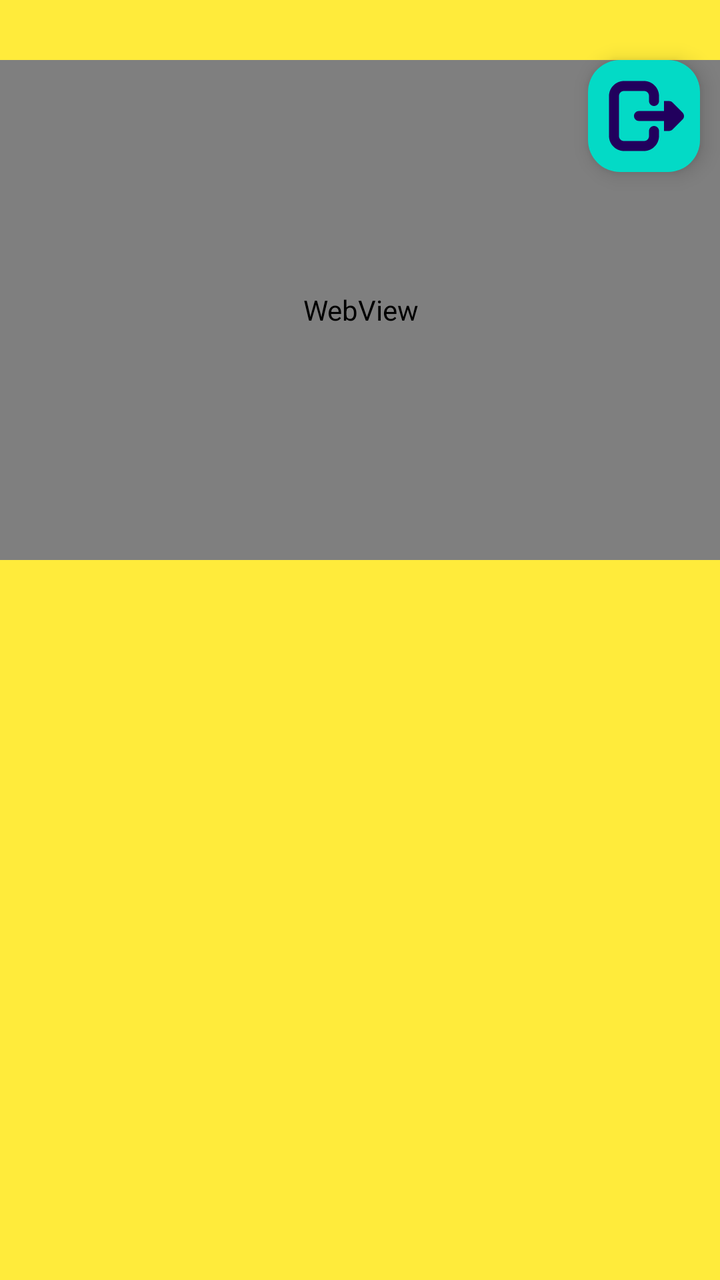
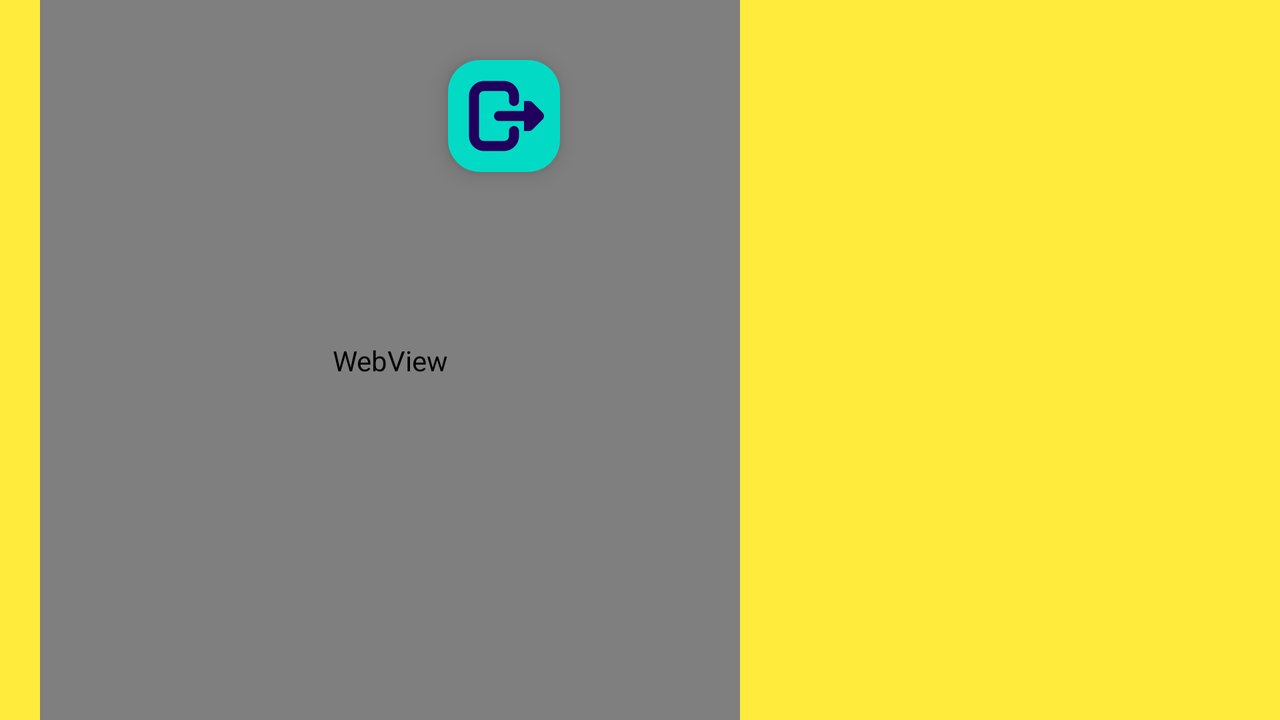

An Android layout and its configuration variant, each rendered on a device that would load it. The default file and the variant file are quoted in full after the pictures.
<!-- AndroidManifest.xml: application theme Theme.WebScannerApplication -->
<!-- res/layout/show_js_list.xml -->
<?xml version="1.0" encoding="utf-8"?>
<androidx.constraintlayout.widget.ConstraintLayout xmlns:android="http://schemas.android.com/apk/res/android"
    xmlns:app="http://schemas.android.com/apk/res-auto"
    xmlns:tools="http://schemas.android.com/tools"
    android:background="#FFEB3B"
    android:layout_width="match_parent"
    android:layout_height="match_parent">

    <com.google.android.material.floatingactionbutton.FloatingActionButton
        android:id="@+id/jsBack"
        android:layout_width="wrap_content"
        android:layout_height="wrap_content"
        android:layout_marginTop="30dp"
        android:layout_marginEnd="10dp"
        android:clickable="true"
        android:src="@drawable/exit"
        app:backgroundTint="@color/design_default_color_secondary"
        app:layout_constraintEnd_toEndOf="parent"
        app:layout_constraintTop_toTopOf="parent"
        app:maxImageSize="40dp"
        tools:srcCompat="@drawable/exit" />

    <androidx.recyclerview.widget.RecyclerView
        android:id="@+id/jsRecy"
        android:layout_width="390dp"
        android:layout_height="420dp"
        android:layout_marginStart="5dp"
        android:layout_marginTop="2dp"
        android:layout_marginEnd="5dp"
        android:layout_marginBottom="25dp"
        app:layout_constraintBottom_toBottomOf="parent"
        app:layout_constraintEnd_toEndOf="parent"
        app:layout_constraintStart_toStartOf="parent"
        app:layout_constraintTop_toBottomOf="@+id/jsView">

    </androidx.recyclerview.widget.RecyclerView>

    <WebView
        android:id="@+id/jsView"
        android:layout_width="370dp"
        android:layout_height="250dp"
        android:layout_marginStart="5dp"
        android:layout_marginTop="30dp"
        android:layout_marginEnd="5dp"
        app:layout_constraintEnd_toEndOf="parent"
        app:layout_constraintStart_toStartOf="parent"
        app:layout_constraintTop_toTopOf="parent" />
</androidx.constraintlayout.widget.ConstraintLayout>
<!-- resources referenced by this layout -->
<resources>
  <!-- drawable exit (drawable) -->
  <vector xmlns:android="http://schemas.android.com/apk/res/android" android:height="80dp" android:viewportHeight="16" android:viewportWidth="16" android:width="80dp">
        
      <path android:fillColor="#2e3436" android:pathData="m13,5v0.004c0.266,0 0.52,0.105 0.707,0.289l2,2c0.391,0.391 0.391,1.023 0,1.414l-2,2c-0.188,0.184 -0.441,0.289 -0.707,0.285v0.008h-1v-2h-5c-0.551,0 -1,-0.449 -1,-1s0.449,-1 1,-1h5v-2zM13,5"/>
        
      <path android:fillColor="#2e3436" android:pathData="m4,1c-1.645,0 -3,1.355 -3,3v8c0,1.645 1.355,3 3,3h4c1.645,0 3,-1.355 3,-3v-1c0,-0.551 -0.449,-1 -1,-1s-1,0.449 -1,1v1c0,0.57 -0.43,1 -1,1h-4c-0.57,0 -1,-0.43 -1,-1v-8c0,-0.57 0.43,-1 1,-1h4c0.57,0 1,0.43 1,1v1c0,0.551 0.449,1 1,1s1,-0.449 1,-1v-1c0,-1.645 -1.355,-3 -3,-3zM4,1"/>
      
  </vector>
  <style name="Theme.WebScannerApplication" parent="Base.Theme.WebScannerApplication" />
  <style name="Base.Theme.WebScannerApplication" parent="Theme.Material3.DayNight.NoActionBar">
          
          
      </style>
</resources>
<!-- res/layout-land/show_js_list.xml (the repository's variant of the layout above) -->
<!-- drawn on the phone turned sideways -->
<?xml version="1.0" encoding="utf-8"?>
<androidx.constraintlayout.widget.ConstraintLayout xmlns:android="http://schemas.android.com/apk/res/android"
    xmlns:app="http://schemas.android.com/apk/res-auto"
    xmlns:tools="http://schemas.android.com/tools"
    android:background="#FFEB3B"
    android:layout_width="match_parent"
    android:layout_height="match_parent">

    <com.google.android.material.floatingactionbutton.FloatingActionButton
        android:id="@+id/jsBack"
        android:layout_width="wrap_content"
        android:layout_height="wrap_content"
        android:layout_marginTop="30dp"
        android:clickable="true"
        android:src="@drawable/exit"
        app:backgroundTint="@color/design_default_color_secondary"
        app:layout_constraintEnd_toStartOf="@+id/jsRecy"
        app:layout_constraintTop_toTopOf="parent"
        app:maxImageSize="40dp"
        tools:srcCompat="@drawable/exit" />

    <androidx.recyclerview.widget.RecyclerView
        android:id="@+id/jsRecy"
        android:layout_width="340dp"
        android:layout_height="400dp"
        android:layout_marginTop="20dp"
        android:layout_marginEnd="20dp"
        android:layout_marginBottom="20dp"
        app:layout_constraintBottom_toBottomOf="parent"
        app:layout_constraintEnd_toEndOf="parent"
        app:layout_constraintTop_toTopOf="parent">

    </androidx.recyclerview.widget.RecyclerView>

    <WebView
        android:id="@+id/jsView"
        android:layout_width="350dp"
        android:layout_height="400dp"
        android:layout_marginStart="20dp"
        android:layout_marginTop="30dp"
        android:layout_marginBottom="30dp"
        app:layout_constraintBottom_toBottomOf="parent"
        app:layout_constraintStart_toStartOf="parent"
        app:layout_constraintTop_toTopOf="parent" />
</androidx.constraintlayout.widget.ConstraintLayout>
